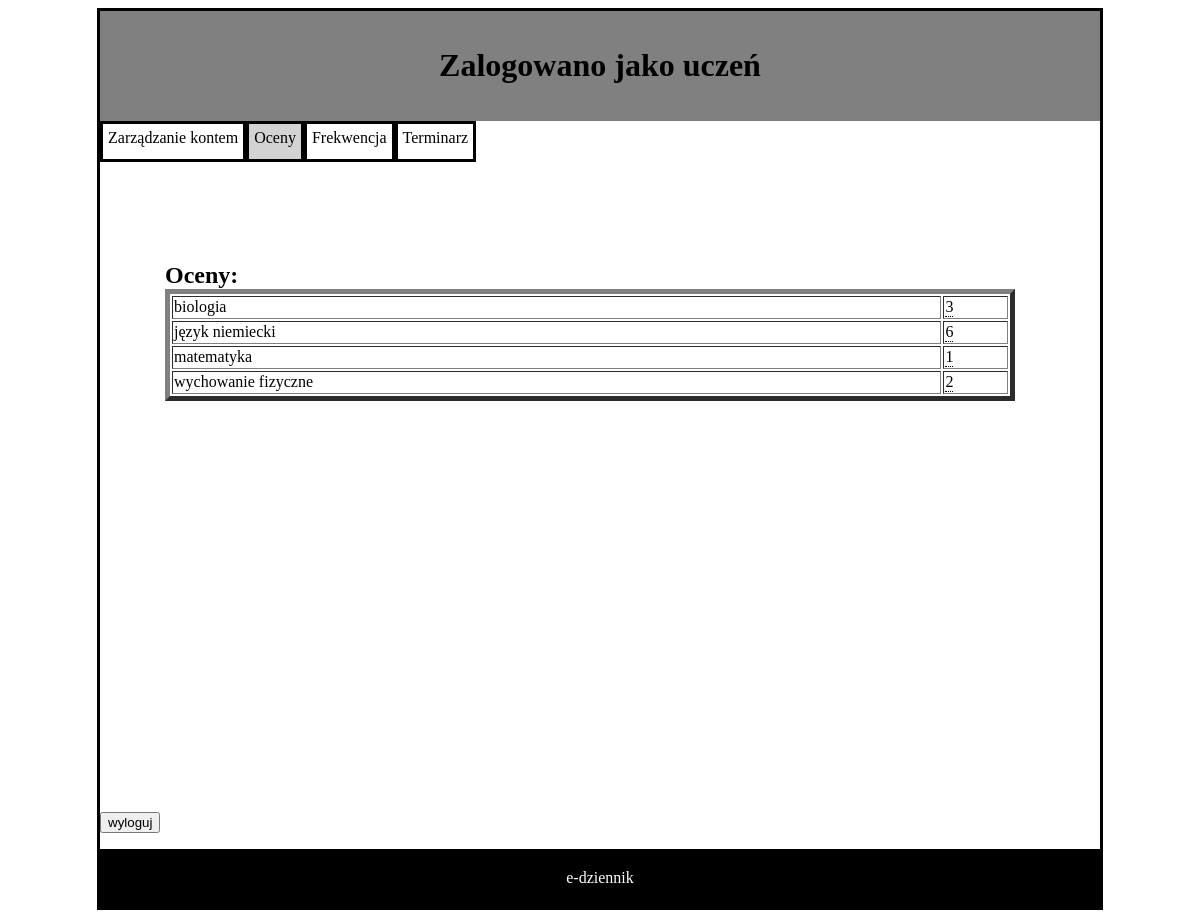
The app's page /aplikacja/uczen/u_oceny.php (signed in) with its own data.
### tables this page shows
CREATE TABLE IF NOT EXISTS `ocena` (
  `ocena_ID` int(6) unsigned zerofill NOT NULL AUTO_INCREMENT,
  `stopien` enum('0','1','2','3','4','5','6') NOT NULL DEFAULT '0',
  `waga` int(1) unsigned NOT NULL DEFAULT 1,
  `opis` varchar(100) DEFAULT 'Brak opisu',
  `data` date NOT NULL DEFAULT curdate(),
  `uczen_id` int(3) unsigned zerofill NOT NULL,
  `nauczyciel_przedmiotu_id` int(3) unsigned zerofill NOT NULL,
  PRIMARY KEY (`ocena_ID`),
  UNIQUE KEY `Indeks 1` (`ocena_ID`) USING BTREE,
  KEY `nauczyciel` (`nauczyciel_przedmiotu_id`),
  KEY `uczen` (`uczen_id`),
  KEY `data` (`data`) USING BTREE,
  CONSTRAINT `FK_ocena_nauczyciel_przedmiotu` FOREIGN KEY (`nauczyciel_przedmiotu_id`) REFERENCES `nauczyciel_przedmiotu` (`nauczyciel_przedmiotu_ID`),
  CONSTRAINT `FK_ocena_uczen` FOREIGN KEY (`uczen_id`) REFERENCES `uczen` (`uczen_ID`)
);

### aplikacja/uczen/u_oceny.php (the view, shortened to what this page needs)
<!DOCTYPE HTML>
<html lang="pl">
<head>
	<link rel="stylesheet" href="../Styles/styleApp.css" type="text/css" />
	<link rel="stylesheet" type="text/css" href="../Styles/tooltip.css">
</head>
<body>
	<div id="container">
		<div id="logo">
			<h1>Zalogowano jako uczeń</h1>
		</div>
		<a href="u_konto.php">
		<div id="inne">
		Zarządzanie kontem
		</div>
		</a>
		<a href="u_oceny.php">
		<div id="teraz">
		 Oceny
		</div></a>
		<a href="u_frekwencja.php">
		<div id="inne">
		 Frekwencja
		</div> </a>
		<a href="u_terminarz.php">
		<div id="inne">
		 Terminarz
		</div>
		</a>
		<?php
	require_once "../connect.php";
	$conn=@new mysqli($IP, $username, $password, $DB_name);
	if ($conn->connect_errno!=0)
	{
		echo "Error: ".$conn->connect_errno;
	}
	else
	{
		$login=$_SESSION['uzytkownik_login'];
		$sql2="SELECT * FROM uczen WHERE uzytkownik_login='$login' ";
		$result2 = @$conn->query($sql2);
		$dane_ucznia=@mysqli_fetch_assoc($result2);
		$sql3="select * from ocena_full_info as o where o.uczen_id = '$dane_ucznia[uczen_ID]' ORDER BY o.`przedmiot`, o.`data` ASC";
		$result3 = @$conn->query($sql3);
	}
	?>
		<div id="tresc">
		<div id="lewy">
			<B> Oceny: </B><br/>
		<?php
		    echo "<table border=5><tr><td>";
		    if($result3->num_rows > 0) {
		        $firstrow = $result3->fetch_assoc();
		        echo $firstrow['przedmiot'];
		        echo '</td><td>
					<div class="tooltip">
							'.$firstrow['stopien'].'
							<span class="tooltiptext">
								waga: '.$firstrow['waga'].' <br>
								nauczyciel: '.$firstrow['imie'].' '.$firstrow['nazwisko'].' <br>
								opis: '.$firstrow['opis'].'
							</span>
					</div></td>';
		        while($row3 = $result3->fetch_assoc()) {
					if($row3['przedmiot'] != $firstrow['przedmiot']) {
		                echo "</tr><tr><td>";
		                echo $row3['przedmiot'];
		                $firstrow = $row3;
					}
		            echo '</td><td>
					<div class="tooltip">
							'.$row3['stopien'].'
							<span class="tooltiptext">
								waga: '.$row3['waga'].' <br>
								nauczyciel: '.$row3['imie'].' '.$row3['nazwisko'].' <br>
								opis: '.$row3['opis'].'
							</span>
					</div></td>';
		        }
		    }
		   echo "</tr></table>";
		?>
		</div>
		</div>
		<form action="../wyloguj.php" >
		<button type="submit">wyloguj</button>
		</form>
		<div id="footer">
		e-dziennik
		</div>
	</div>
</body>
</html>

### aplikacja/Styles/styleApp.css (style rules this page uses)
#container { border: solid ; width: 1000px; margin-left: auto; margin-right: auto; }
#logo { background:gray; text-align: center; padding: 15px; }
#teraz { border: solid black; float: left; background-color: lightgray; min-height: 25px; text-align: center; padding: 5px; color: black }
#inne { border: solid black; float: left; min-height: 25px; text-align: center; padding: 5px; color: black }
#tresc { clear: both; text-align: left; min-height: 650px; }
#lewy { float: left; padding:50px; margin-top:50px; text-align: left; margin-left:15px; font-size: 24px; min-width:400px; }
#footer { clear: both; background-color: black; color: white; text-align: center; padding:20px; }
table { min-width:850px; }

### aplikacja/Styles/tooltip.css (style rules this page uses)
.tooltip { position: relative; display: inline-block; border-bottom: 1px dotted black; }

### records on screen
ocena: stopien "3"
ocena: przedmiot "język niemiecki", stopien "6"
ocena: przedmiot "matematyka", stopien "1"
ocena: przedmiot "wychowanie fizyczne", stopien "2"

### other values on screen
$firstrow['przedmiot'] "biologia"
